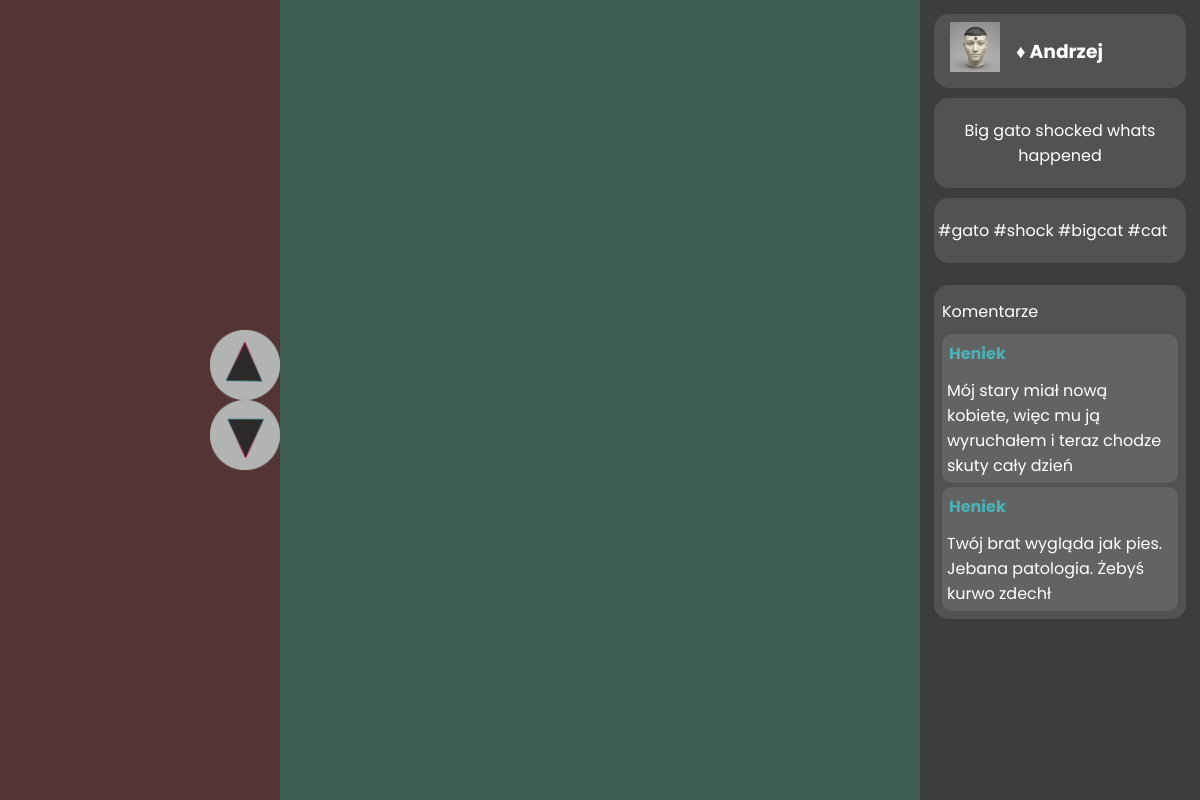
Page /cingciong.php (signed in) on the committed database.
### tables this page shows
CREATE TABLE `user` (
  `id` int(11) NOT NULL,
  `login` varchar(255) NOT NULL,
  `email` varchar(255) NOT NULL,
  `password` varchar(255) NOT NULL,
  `pastome` varchar(255) NOT NULL,
  `isadmin` tinyint(1) NOT NULL DEFAULT 0,
  `user_url` varchar(255) NOT NULL,
  `description` varchar(255) NOT NULL
);

CREATE TABLE `video` (
  `id` int(11) NOT NULL,
  `user_id` int(11) NOT NULL,
  `title` varchar(255) NOT NULL,
  `description` varchar(255) NOT NULL,
  `url` varchar(255) NOT NULL
);

CREATE TABLE `comments` (
  `id` int(11) NOT NULL,
  `user_id` int(11) NOT NULL,
  `video_id` int(11) NOT NULL,
  `content` varchar(255) NOT NULL
);

### cingciong.php (the view, shortened to what this page needs)
<!DOCTYPE html>
<html lang="pl-PL">
<head>
    <link rel="stylesheet" href="styl3.css">
</head>
<body>
    <div id="conter">
        <div id="lewy">
            <img src="images/strzalkagora.png" alt="gura" id="gura">
            <img src="images/strzalkadol.png" alt="dol" id="dul">
        </div>
        <div id='tyktyk'>
        <?php
        $vid2 = "videos/vid1.mp4";
        ?>
        </div>
    <div id='prawy'>
    <?php
    include "database.php";
    echo ("<div id='user_data'>");
    $kw = "SELECT video.url, user.login, video.title, video.description, comments.content, Users_comment.login FROM video JOIN user ON video.user_id = user.id LEFT JOIN comments ON video.id = comments.video_id LEFT JOIN user AS Users_comment ON comments.user_id = Users_comment.id WHERE video.url='$vid2';";
    $ress = mysqli_query($con, $kw);
    $res = mysqli_fetch_row($ress);
    echo("
                <div class='user_avatar'>
                    <img src='images/avatar-def.png' alt='Avatar'>
                </div>
                <div class='user_name'>
                    <h3> 	&#9830; $res[1]</h3>
                </div>
    </div>
        <div class='video_info'>
            <div class='video_title'>
                <p>$res[2]</p>
            </div>
            <div class='video_description'>
                <p>$res[3]</p>
            </div>
        </div>
            <div class='comments'>
                <div class='comments_title'>Komentarze</div>
                ");
            $ress = mysqli_query($con, $kw);
            while ($res1 = mysqli_fetch_assoc($ress)){
            echo ("
            <div class='comment'>
                <div class='comment_name'>".$res1['login']."</div>
                <div class='comment_value'>".$res1['content']."</div>
            </div>
            ");
            }
        echo ("</div>");
?>
</div>
</body>
</html>

### styl3.css (style rules this page uses)
* { font-family: 'Poppins', sans-serif; }
body { margin: 0; }
#conter { display: flex; flex-wrap: wrap; width: 100%; }
#lewy { max-width: 640px; width: 100%; height: 100vh; background-color: rgb(83, 53, 53); flex: 1; display: flex; flex-direction: column; align-items: flex-end; justify-content:center; }
#lewy img { width: 70px; cursor: pointer; }
#tyktyk { flex: 1; display: flex; max-width: 640px; flex-basis: 640px; color: white; height: 100vh; width: 100%; background-color: rgb(63, 94, 86); }
#prawy { flex: 1; max-width: 640px; color: white; height: 100vh; width: 100%; background-color: #3c3d3d; display: flex; flex-direction: column; flex-wrap: wrap; }
#prawy img { width: 50px; }
#user_data { display: flex; margin: 14px 14px 8px 14px; padding: 4px; background-color: rgb(82, 82, 82); border-radius: 15px; text-align: center; }
.user_avatar { margin: 4px 16px 4px 12px; }
.video_info { display: flex; flex-direction: column; }
.video_title { flex: 1; margin: 2px 14px 8px 14px; padding: 4px; background-color: rgb(82, 82, 82); border-radius: 15px; text-align: center; }
.video_description { flex:1; word-wrap: break-word; margin: 2px 14px 8px 14px; padding: 4px; background-color: rgb(82, 82, 82); border-radius: 15px; }
.comments { margin: 14px 14px 8px 14px; padding: 4px; background-color: rgb(82, 82, 82); border-radius: 15px; }
.comments_title { margin: 10px 0px; }
.comments_title::before, .comments_title::after { content: ''; flex: 1; border-bottom: 1px solid rgb(255, 255, 255); }
.comments_title:not(:empty)::before { margin-right: .25em; }
.comments_title:not(:empty)::after { margin-left: .25em; }
.comment { margin: 4px 4px; background-color: rgb(98, 99, 99); border-radius: 10px; }
.comment_name { color: rgb(73, 178, 182); font-weight: bold; padding: 7px; }
.comment_value { padding: 5px; }

### rows in the picture
user: login "Andrzej"
video: title "Big gato shocked whats happened", description "#gato #shock #bigcat #cat"
comments: user.login "Heniek", content "Mój stary miał nową kobiete, więc mu ją wyruchałem i teraz chodze skuty cały dzień"
comments: user.login "Heniek", content "Twój brat wygląda jak pies. Jebana patologia. Żebyś kurwo zdechł"
